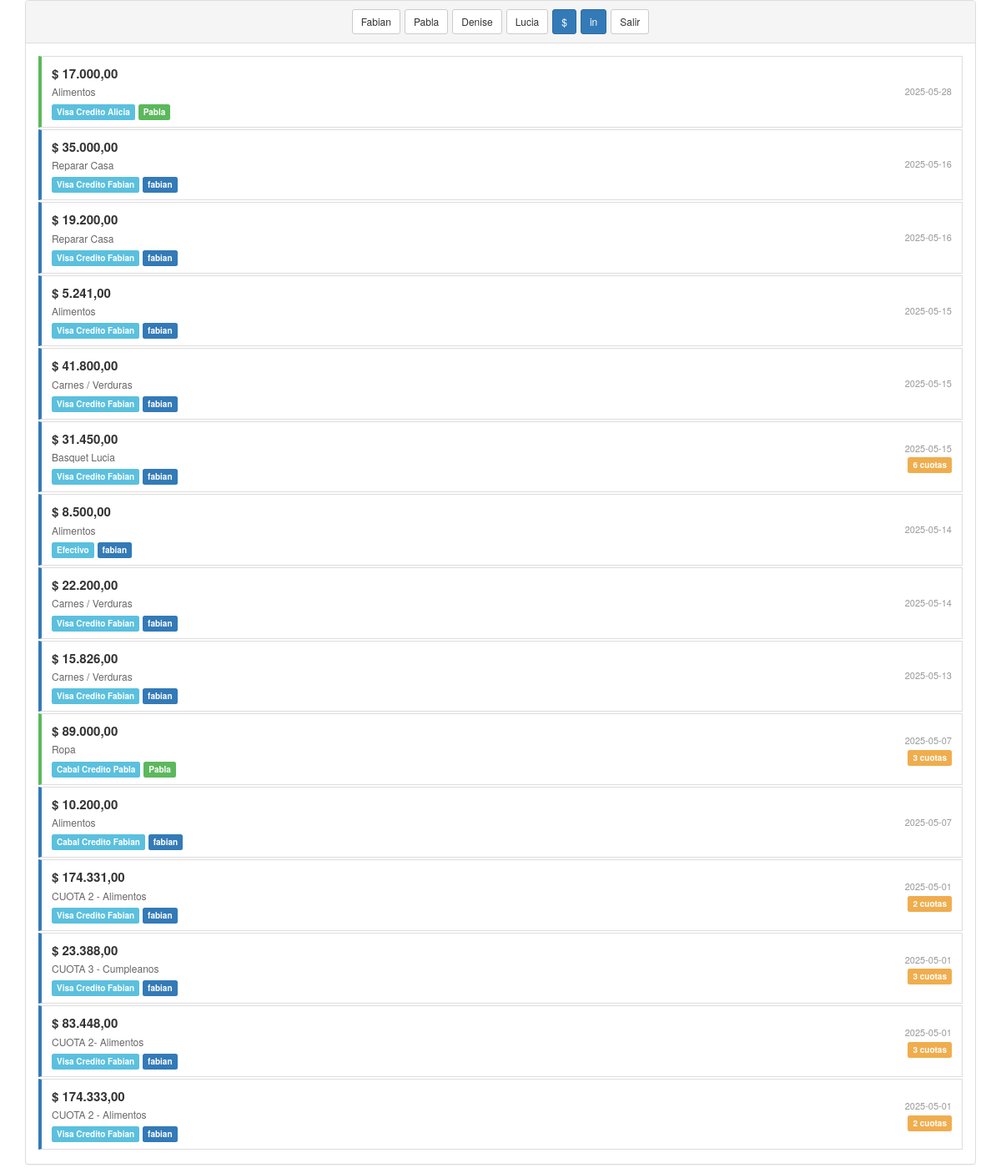
The app's page /COMPRAS/todos.php with its own data.
### tables this page shows
CREATE TABLE `capturas` (
  `id` int(3) NOT NULL,
  `fecha` date NOT NULL,
  `subfamilia` varchar(30) NOT NULL,
  `detalle` varchar(100) DEFAULT NULL,
  `importe` int(10) NOT NULL,
  `cuotas` int(3) NOT NULL,
  `forma_pago` varchar(30) DEFAULT NULL,
  `usuario` varchar(20) NOT NULL
);

CREATE TABLE `formas_pago` (
  `tarjeta` int(2) NOT NULL,
  `fechacierre` int(2) NOT NULL,
  `vto` int(2) NOT NULL,
  `descripcion` varchar(30) NOT NULL,
  `tope` int(5) NOT NULL,
  `credito` tinyint(1) NOT NULL
);

### COMPRAS/todos.php (the view, shortened to what this page needs)
<?php
include("../conexion_compras.php");
$link = mysqli_connect($host, $usuario, $clave, $bd);
function Recuperar_Tabla_compras($link)
{
    $mes = date("m");
    $ins = "
                select * from capturas
                where detalle is null
                and month(fecha)=$mes
                order by fecha desc
        ";
    $con = mysqli_query($link, $ins) or die("Fallo en la consulta Recuperar_Tabla_compras liena 186");
    $lis = array();
    while ($res = mysqli_fetch_array($con)) {
        $lis[] = $res;
    }
    return $lis;
}
function Mostrar_tabla_compras_cel($listado, $link)
{
    $total = sizeof($listado);
    $contador = 0;
    $colores_usuario = array(
        'fabian' => '#337ab7',
        'Pabla' => '#5cb85c',
        'Denise' => '#f0ad4e',
        'Lucia' => '#d9534f',
        'pabla' => '#5cb85c',
        'denise' => '#f0ad4e',
        'lucia' => '#d9534f'
    );
    echo '<div class="list-group" style="margin-bottom:0;">';
    while ($contador != $total) {
        $fecha = $listado[$contador]['fecha'];
        $importe = $listado[$contador]['importe'];
        $cuotas = $listado[$contador]['cuotas'];
        $subfamilia = $listado[$contador]['subfamilia'];
        $forma_pago = $listado[$contador]['forma_pago'];
        $usuario = $listado[$contador]['usuario'];
        $sql_descripcion = "SELECT descripcion FROM formas_pago WHERE tarjeta = $forma_pago";
        $result_descripcion = mysqli_query($link, $sql_descripcion);
        $row_descripcion = mysqli_fetch_array($result_descripcion);
        $descripcion = $row_descripcion ? $row_descripcion['descripcion'] : 'N/A';
        $color = isset($colores_usuario[$usuario]) ? $colores_usuario[$usuario] : '#777';
        $importe_fmt = number_format($importe, 2, ',', '.');
        echo '
        <div class="list-group-item" style="border-left: 4px solid ' . $color . '; padding: 10px 12px; margin-bottom: 2px; border-radius: 0;">
            <div style="display: flex; justify-content: space-between; align-items: center;">
                <div>
                    <div style="font-size: 15px; font-weight: 600; color: #333;">$ ' . $importe_fmt . '</div>
                    <div style="font-size: 12px; color: #666; margin-top: 2px;">' . htmlspecialchars($subfamilia) . '</div>
                    <div style="margin-top: 3px;">
                        <span class="label label-info" style="font-size: 10px;">' . htmlspecialchars($descripcion) . '</span>
                        <span class="label" style="background-color:' . $color . '; font-size: 10px;">' . htmlspecialchars($usuario) . '</span>
                    </div>
                </div>
                <div style="text-align: right;">
                    <div style="font-size: 11px; color: #999;">' . $fecha . '</div>
                    ' . ($cuotas > 1 ? '<span class="label label-warning" style="font-size: 10px;">' . $cuotas . ' cuotas</span>' : '') . '
                </div>
            </div>
        </div>';
        ++$contador;
    }
    echo '</div>';
}
?>
<!DOCTYPE html>
<html lang="en">
<head>
    <link rel="stylesheet" href="css/bootstrap.min.css">
</head>
<body>
    <div class="container">
        <div class="panel panel-default">
            <div class="panel-heading">
                <div class="text-center" style="display: flex; flex-wrap: wrap; justify-content: center; gap: 5px;">
                    <a href="usuarios_tarjetas.php?user=fabian" class="btn btn-default btn-sm" role="button">Fabian</a>
                    <a href="usuarios_tarjetas.php?user=Pabla" class="btn btn-default btn-sm" role="button">Pabla</a>
                    <a href="usuarios_tarjetas.php?user=Denise" class="btn btn-default btn-sm" role="button">Denise</a>
                    <a href="usuarios_tarjetas.php?user=Lucia" class="btn btn-default btn-sm" role="button">Lucia</a>
                    <a href="todos.php" class="btn btn-primary btn-sm" role="button">$</a>
                    <a href="intereses.php" class="btn btn-primary btn-sm" role="button">in</a>
                    <a class="btn btn-default btn-sm" href="../google-login/Login-google/logout.php"
                        role="button">Salir</a>
                </div>
            </div>
            <div class="panel-body">
                <div>
                    <?php
                    $lis = Recuperar_Tabla_compras($link);
                    Mostrar_tabla_compras_cel($lis, $link);
                    ?>
                </div>
            </div>
        </div>
</body>
</html>

### COMPRAS/todos.php (style rules this page uses)
html, body { height: 100%; margin: 0; }

### records on screen
capturas: importe "17.000,00", subfamilia "Alimentos", formas_pago.descripcion "Visa Credito Alicia", usuario "Pabla", fecha "2025-05-28"
capturas: importe "35.000,00", subfamilia "Reparar Casa", formas_pago.descripcion "Visa Credito Fabian", usuario "fabian", fecha "2025-05-16"
capturas: importe "19.200,00", subfamilia "Reparar Casa", formas_pago.descripcion "Visa Credito Fabian", usuario "fabian", fecha "2025-05-16"
capturas: importe "5.241,00", subfamilia "Alimentos", formas_pago.descripcion "Visa Credito Fabian", usuario "fabian", fecha "2025-05-15"
capturas: importe "41.800,00", subfamilia "Carnes / Verduras", formas_pago.descripcion "Visa Credito Fabian", usuario "fabian", fecha "2025-05-15"
capturas: importe "31.450,00", subfamilia "Basquet Lucia", formas_pago.descripcion "Visa Credito Fabian", usuario "fabian", fecha "2025-05-15", cuotas "6"
capturas: importe "8.500,00", subfamilia "Alimentos", formas_pago.descripcion "Efectivo", usuario "fabian", fecha "2025-05-14"
capturas: importe "22.200,00", subfamilia "Carnes / Verduras", formas_pago.descripcion "Visa Credito Fabian", usuario "fabian", fecha "2025-05-14"
capturas: importe "15.826,00", subfamilia "Carnes / Verduras", formas_pago.descripcion "Visa Credito Fabian", usuario "fabian", fecha "2025-05-13"
capturas: importe "89.000,00", subfamilia "Ropa", formas_pago.descripcion "Cabal Credito Pabla", usuario "Pabla", fecha "2025-05-07", cuotas "3"
capturas: importe "10.200,00", subfamilia "Alimentos", formas_pago.descripcion "Cabal Credito Fabian", usuario "fabian", fecha "2025-05-07"
capturas: importe "174.331,00", subfamilia "CUOTA 2 - Alimentos", formas_pago.descripcion "Visa Credito Fabian", usuario "fabian", fecha "2025-05-01", cuotas "2"
capturas: importe "23.388,00", subfamilia "CUOTA 3 - Cumpleanos", formas_pago.descripcion "Visa Credito Fabian", usuario "fabian", fecha "2025-05-01", cuotas "3"
capturas: importe "83.448,00", subfamilia "CUOTA 2- Alimentos", formas_pago.descripcion "Visa Credito Fabian", usuario "fabian", fecha "2025-05-01", cuotas "3"
capturas: importe "174.333,00", subfamilia "CUOTA 2 - Alimentos", formas_pago.descripcion "Visa Credito Fabian", usuario "fabian", fecha "2025-05-01", cuotas "2"
